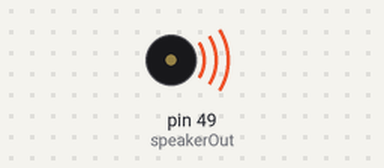
Recording of a sketch running on a simulated Arduino Mega 2560, built with avr-gcc and run on an emulated ATmega2560. Parts: buzzer (waves = sounding).

Above: at 0.1 s.
Timing chart, 0 to 1.6 s (numbered marks = the images above):
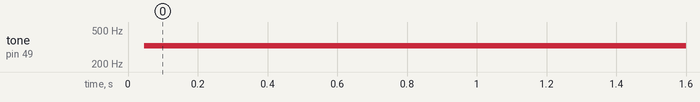

The sketch:

homework04_01.ino
```cpp
#define speakerOut 49
#define c4 3830 // 261 Hz
#define d4 3400 // 294 Hz
#define e4 3038 // 329 Hz
#define f4 2864 // 349 Hz
#define g4 2550 // 392 Hz
#define a4 2272 // 440 Hz
#define b4 2028 // 493 Hz
#define c5 1912 // 523 Hz
int tone_ = e4;
void setup(){
 pinMode(speakerOut, OUTPUT);
}
void loop(){
 digitalWrite(speakerOut,HIGH);
 delayMicroseconds(tone_ / 2);
 digitalWrite(speakerOut,LOW);
 delayMicroseconds(tone_ / 2);
}
```

Measured:
- by itself, tone on pin 49 (speakerOut): silent → 328 Hz at 0.05 s
